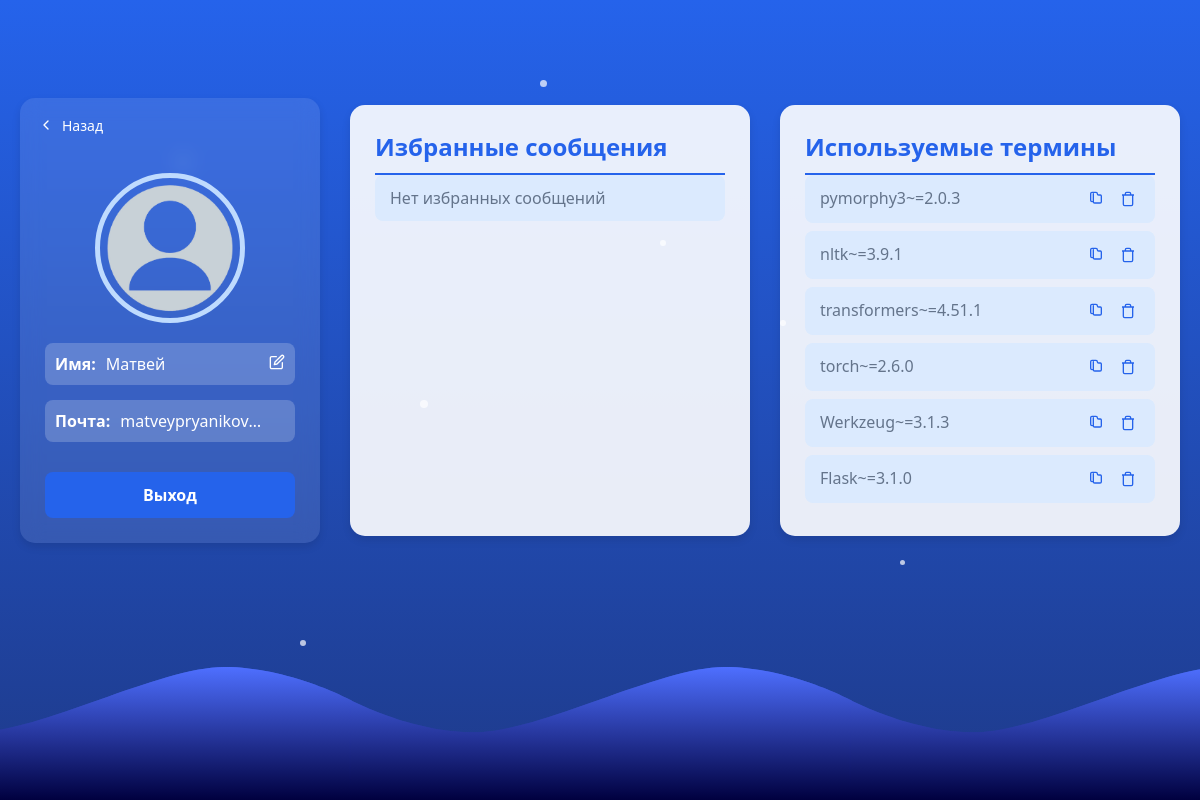
The page /profile (signed in) on the database its author committed.
### app.py (models this page shows)
class User(UserMixin, db.Model):
    id = db.Column(db.Integer(), primary_key=True)
    email = db.Column(db.String(100), unique=True)
    password = db.Column(db.String(256))
    name = db.Column(db.String(100))

class Term(db.Model):
    id = db.Column(db.Integer, primary_key=True)
    user_id = db.Column(db.Integer, db.ForeignKey('user.id'))
    term = db.Column(db.String(100))  # Убираем unique=True
    created_at = db.Column(db.DateTime, default=datetime.datetime.now)
    __table_args__ = (db.UniqueConstraint('user_id', 'term', name='unique_user_term'),)

### app.py (the view)
@app.route('/profile')
def profile():
    favorites = Favorite.query.filter_by(user_id=current_user.id).all()
    favorite_messages = [Message.query.get(fav.message_id) for fav in favorites]
    terms = Term.query.filter_by(user_id=current_user.id).order_by(Term.created_at.desc()).all()
    return render_template('profile.html', name=current_user.name, email=current_user.email,
                           image='static/image/profile_rev.png', favorite_messages=favorite_messages, terms=terms)

### app.py (called while the page is built)
@login_manager.user_loader
def load_user(user_id):
    return User.query.get(int(user_id))

### templates/profile.html (shortened to what this page needs)
<!DOCTYPE html>
<html lang="ru">
<head>
    <link rel="stylesheet" href="{{ url_for('static', filename='css/profile.css') }}">
</head>
<body>
    <div class="bubbles">
    </div>
    <div class="particles">
        <span class="particle"></span>
        <span class="particle"></span>
    </div>
    <div class="ocean">
        <div class="wave"></div>
    </div>
    <div class="container">
        <div class="profile-section">
            <button class="back-btn" onclick="location.href='{{ url_for('index') }}'">
                <svg width="16" height="16" viewBox="0 0 24 24" fill="none" xmlns="http://www.w3.org/2000/svg">
                    <path d="M15 18L9 12L15 6" stroke="currentColor" stroke-width="2" stroke-linecap="round" stroke-linejoin="round"/>
                </svg>
                Назад
            </button>
            <img src="/static/image/profile-rev.png" alt="Фото профиля" class="profile-pic">
            <div class="profile-info">
                <div class="profile-field">
                    <span class="label">Имя:</span>
                    <div class="value-wrapper">
                        <span class="value">{{ name }}</span>
                        <button class="edit-btn" onclick="openModal()">
                        </button>
                    </div>
                </div>
                <div class="profile-field">
                    <span class="label">Почта:</span>
                    <span class="value email-value">{{ email }}</span>
                </div>
                <button class="logout-btn" onclick="location.href='{{ url_for('logout') }}'">Выход</button>
            </div>
        </div>
        <div class="lists-section">
            <div class="list-container">
                <h2 class="list-title">Избранные сообщения</h2>
                <ul class="random-list">
                    {% for message in favorite_messages %}
                    <li>
                        <span class="message-text">{{ message.content }}</span>
                        <div class="action-buttons">
                            <button class="copy-btn" data-text="{{ message.content }}">
                                <svg width="16" height="16" viewBox="0 0 24 24" fill="none" xmlns="http://www.w3.org/2000/svg">
                                    <path d="M8 4V16C8 17.1046 8.89543 18 10 18H18C19.1046 18 20 17.1046 20 16V7.5C20 6.67157 19.3284 6 18.5 6H16C14.8954 6 14 5.10457 14 4V4C14 2.89543 13.1046 2 12 2H6C4.89543 2 4 2.89543 4 4V14C4 15.1046 4.89543 16 6 16H8" stroke="currentColor" stroke-width="2" stroke-linecap="round" stroke-linejoin="round"/>
                                </svg>
                            </button>
                            <button class="remove-btn" data-message-id="{{ message.id }}">
                                <svg width="16" height="16" viewBox="0 0 24 24" fill="none" xmlns="http://www.w3.org/2000/svg">
                                    <path d="M3 6h18M8 6V4a2 2 0 0 1 2-2h4a2 2 0 0 1 2 2v2m3 0v14a2 2 0 0 1-2 2H7a2 2 0 0 1-2-2V6h14z" stroke="currentColor" stroke-width="2"/>
                                </svg>
                            </button>
                        </div>
                    </li>
                    {% else %}
                    <li>Нет избранных сообщений</li>
                    {% endfor %}
                </ul>
            </div>
            <div class="list-container">
                <h2 class="list-title">Используемые термины</h2>
                <ul class="random-list">
                    {% for term in terms %}
                    <li>
                        <span class="term-text">{{ term.term }}</span>
                        <div class="action-buttons">
                            <button class="copy-btn" data-text="{{ term.term }}">
                            </button>
                            <button class="remove-btn" data-term-id="{{ term.id }}">
                                <svg width="16" height="16" viewBox="0 0 24 24" fill="none" xmlns="http://www.w3.org/2000/svg">
                                    <path d="M3 6h18M8 6V4a2 2 0 0 1 2-2h4a2 2 0 0 1 2 2v2m3 0v14a2 2 0 0 1-2 2H7a2 2 0 0 1-2-2V6h14z" stroke="currentColor" stroke-width="2"/>
                                </svg>
                            </button>
                        </div>
                    </li>
                    {% else %}
                    <li>Термины отсутствуют</li>
                    {% endfor %}
                </ul>
            </div>
        </div>
    </div>
</body>
</html>

### static/css/profile.css (style rules this page uses)
:root { --primary-color: #2563eb; --primary-hover: #1d4ed8; --sidebar-color: #1e3a8a; --bg-color: #f0f9ff; --input-bg: #ffffff; --border-color: #bfdbfe; --text-color: #1e3a8a; --text-secondary: #64748b; --assistant-bg: #dbeafe; --user-bg: #bfdbfe; --like-color: #2563eb; }
* { margin: 0; padding: 0; box-sizing: border-box; font-family: 'Segoe UI', Tahoma, Geneva, Verdana, sans-serif; }
body { background: linear-gradient(180deg, #2563eb, #1e3a8a); color: var(--text-color); height: 100vh; overflow: hidden; position: relative; }
.bubbles { position: absolute; top: 0; width: 100%; height: 100%; overflow: hidden; z-index: 0; }
.particles { position: absolute; width: 100%; height: 100%; z-index: 0; overflow: hidden; }
.particle { position: absolute; width: 6px; height: 6px; background: rgba(255, 255, 255, 0.7); border-radius: 50%; animation: float 10s infinite ease-in-out; }
.particle:nth-child(1) { left: 15%; top: 20%; animation-duration: 12s; animation-delay: 0s; }
.particle:nth-child(6) { left: 45%; top: 10%; animation-duration: 7s; animation-delay: 5s; width: 7px; height: 7px; }
.ocean { position: absolute; bottom: 0; width: 100%; height: 350px; z-index: 1; }
.wave { background-repeat: repeat-x; background-size: 500px auto; background-position: bottom; position: absolute; bottom: 0; width: 100%; height: 350px; animation: wave 5s cubic-bezier(0.36, 0.45, 0.63, 0.53) infinite; z-index: 1; }
.container { display: flex; max-width: 1200px; margin: 0 auto; padding: 20px; position: relative; z-index: 2; height: 80vh; align-items: center; }
.profile-section { width: 300px; background: rgba(255, 255, 255, 0.1); backdrop-filter: blur(10px); border-radius: 15px; padding: 25px; box-shadow: 0 4px 8px rgba(0, 0, 0, 0.1); margin-right: 30px; color: white; position: relative; max-height: 60vh; }
.back-btn { display: flex; align-items: center; gap: 8px; background: none; border: none; color: white; font-size: 14px; cursor: pointer; padding: 8px; position: absolute; top: 10px; left: 10px; transition: color 0.3s; }
.profile-pic { width: 150px; height: 150px; border-radius: 50%; object-fit: cover; border: 5px solid var(--border-color); margin: 50px auto 20px; display: block; }
.profile-info { margin-top: 20px; }
.profile-field { display: flex; align-items: center; margin-bottom: 15px; padding: 10px; background: rgba(255, 255, 255, 0.2); border-radius: 8px; }
.label { font-weight: bold; font-size: 16px; color: #ffffff; margin-right: 10px; }
.value-wrapper { display: flex; align-items: center; gap: 8px; flex-grow: 1; justify-content: space-between; }
.value { font-size: 16px; color: white; text-align: right; word-break: break-word; overflow-wrap: break-word; max-width: 150px; }
.email-value { font-size: 16px; color: white; text-align: right; max-width: 150px; white-space: nowrap; overflow: hidden; text-overflow: ellipsis; flex-grow: 1; }
.edit-btn { background: none; border: none; cursor: pointer; padding: 0; transition: transform 0.2s; }
.logout-btn { display: block; width: 100%; padding: 12px; background-color: var(--primary-color); color: white; border: none; border-radius: 8px; font-size: 16px; font-weight: bold; cursor: pointer; margin-top: 30px; transition: all 0.3s; }
.lists-section { flex: 1; display: flex; gap: 30px; }
.list-container { flex: 1; background: rgba(255, 255, 255, 0.9); border-radius: 15px; padding: 25px; box-shadow: 0 4px 8px rgba(0, 0, 0, 0.1); max-height: 60vh; overflow-y: auto; }
.list-title { color: var(--primary-color); border-bottom: 2px solid var(--primary-color); padding-bottom: 10px; margin-top: 0; }
.random-list { list-style-type: none; padding: 0; }
.random-list li { padding: 12px 15px; margin-bottom: 8px; background-color: var(--assistant-bg); border-radius: 8px; display: flex; justify-content: space-between; align-items: flex-start; transition: all 0.3s; color: var(--text-secondary); }
.message-text, .term-text { flex-grow: 1; margin-right: 10px; }
.action-buttons { display: flex; flex-direction: row; align-items: center; gap: 8px; }
.copy-btn, .remove-btn { background: none; border: none; cursor: pointer; padding: 4px; transition: transform 0.2s; display: flex; align-items: center; justify-content: center; }

### rows shown on the page
User: name "Матвей", email "matveypryanikov…"
Term: term "pymorphy3~=2.0.3"
Term: term "nltk~=3.9.1"
Term: term "transformers~=4.51.1"
Term: term "torch~=2.6.0"
Term: term "Werkzeug~=3.1.3"
Term: term "Flask~=3.1.0"
